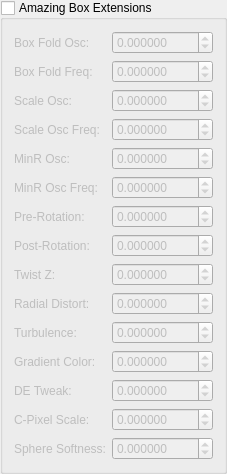
   <widget class="MyGroupBox" name="groupCheck_abox_extensions">
    <property name="title">
     <string>Amazing Box Extensions</string>
    </property>
    <property name="checkable">
     <bool>true</bool>
    </property>
    <property name="checked">
     <bool>false</bool>
    </property>
    <layout class="QGridLayout">
     <item row="0" column="0">
      <widget class="QLabel">
       <property name="text"><string>Box Fold Osc:</string></property>
      </widget>
     </item>
     <item row="0" column="1">
      <widget class="MyDoubleSpinBox" name="spinboxd_transf_ab_box_fold_osc">
       <property name="decimals"><number>6</number></property>
       <property name="minimum"><double>-1000.000000</double></property>
       <property name="maximum"><double>1000.000000</double></property>
       <property name="singleStep"><double>0.1</double></property>
      </widget>
     </item>
     <item row="1" column="0">
      <widget class="QLabel">
       <property name="text"><string>Box Fold Freq:</string></property>
      </widget>
     </item>
     <item row="1" column="1">
      <widget class="MyDoubleSpinBox" name="spinboxd_transf_ab_box_fold_osc_freq">
       <property name="decimals"><number>6</number></property>
       <property name="minimum"><double>-1000.000000</double></property>
       <property name="maximum"><double>1000.000000</double></property>
       <property name="singleStep"><double>0.1</double></property>
      </widget>
     </item>
     <item row="2" column="0">
      <widget class="QLabel">
       <property name="text"><string>Scale Osc:</string></property>
      </widget>
     </item>
     <item row="2" column="1">
      <widget class="MyDoubleSpinBox" name="spinboxd_transf_ab_scale_osc">
       <property name="decimals"><number>6</number></property>
       <property name="minimum"><double>-1000.000000</double></property>
       <property name="maximum"><double>1000.000000</double></property>
       <property name="singleStep"><double>0.1</double></property>
      </widget>
     </item>
     <item row="3" column="0">
      <widget class="QLabel">
       <property name="text"><string>Scale Osc Freq:</string></property>
      </widget>
     </item>
     <item row="3" column="1">
      <widget class="MyDoubleSpinBox" name="spinboxd_transf_ab_scale_osc_freq">
       <property name="decimals"><number>6</number></property>
       <property name="minimum"><double>-1000.000000</double></property>
       <property name="maximum"><double>1000.000000</double></property>
       <property name="singleStep"><double>0.1</double></property>
      </widget>
     </item>
     <item row="4" column="0">
      <widget class="QLabel">
       <property name="text"><string>MinR Osc:</string></property>
      </widget>
     </item>
     <item row="4" column="1">
      <widget class="MyDoubleSpinBox" name="spinboxd_transf_ab_min_r_osc">
       <property name="decimals"><number>6</number></property>
       <property name="minimum"><double>-1000.000000</double></property>
       <property name="maximum"><double>1000.000000</double></property>
       <property name="singleStep"><double>0.1</double></property>
      </widget>
     </item>
     <item row="5" column="0">
      <widget class="QLabel">
       <property name="text"><string>MinR Osc Freq:</string></property>
      </widget>
     </item>
     <item row="5" column="1">
      <widget class="MyDoubleSpinBox" name="spinboxd_transf_ab_min_r_osc_freq">
       <property name="decimals"><number>6</number></property>
       <property name="minimum"><double>-1000.000000</double></property>
       <property name="maximum"><double>1000.000000</double></property>
       <property name="singleStep"><double>0.1</double></property>
      </widget>
     </item>
     <item row="6" column="0">
      <widget class="QLabel">
       <property name="text"><string>Pre-Rotation:</string></property>
      </widget>
     </item>
     <item row="6" column="1">
      <widget class="MyDoubleSpinBox" name="spinboxd_transf_ab_pre_rot_angle">
       <property name="decimals"><number>6</number></property>
       <property name="minimum"><double>-1000.000000</double></property>
       <property name="maximum"><double>1000.000000</double></property>
       <property name="singleStep"><double>0.1</double></property>
      </widget>
     </item>
     <item row="7" column="0">
      <widget class="QLabel">
       <property name="text"><string>Post-Rotation:</string></property>
      </widget>
     </item>
     <item row="7" column="1">
      <widget class="MyDoubleSpinBox" name="spinboxd_transf_ab_post_rot_angle">
       <property name="decimals"><number>6</number></property>
       <property name="minimum"><double>-1000.000000</double></property>
       <property name="maximum"><double>1000.000000</double></property>
       <property name="singleStep"><double>0.1</double></property>
      </widget>
     </item>
     <item row="8" column="0">
      <widget class="QLabel">
       <property name="text"><string>Twist Z:</string></property>
      </widget>
     </item>
     <item row="8" column="1">
      <widget class="MyDoubleSpinBox" name="spinboxd_transf_ab_twist_z">
       <property name="decimals"><number>6</number></property>
       <property name="minimum"><double>-1000.000000</double></property>
       <property name="maximum"><double>1000.000000</double></property>
       <property name="singleStep"><double>0.1</double></property>
      </widget>
     </item>
     <item row="9" column="0">
      <widget class="QLabel">
       <property name="text"><string>Radial Distort:</string></property>
      </widget>
     </item>
     <item row="9" column="1">
      <widget class="MyDoubleSpinBox" name="spinboxd_transf_ab_radial_distort">
       <property name="decimals"><number>6</number></property>
       <property name="minimum"><double>-1000.000000</double></property>
       <property name="maximum"><double>1000.000000</double></property>
       <property name="singleStep"><double>0.1</double></property>
      </widget>
     </item>
     <item row="10" column="0">
      <widget class="QLabel">
       <property name="text"><string>Turbulence:</string></property>
      </widget>
     </item>
     <item row="10" column="1">
      <widget class="MyDoubleSpinBox" name="spinboxd_transf_ab_turbulence">
       <property name="decimals"><number>6</number></property>
       <property name="minimum"><double>-1000.000000</double></property>
       <property name="maximum"><double>1000.000000</double></property>
       <property name="singleStep"><double>0.1</double></property>
      </widget>
     </item>
     <item row="11" column="0">
      <widget class="QLabel">
       <property name="text"><string>Gradient Color:</string></property>
      </widget>
     </item>
     <item row="11" column="1">
      <widget class="MyDoubleSpinBox" name="spinboxd_transf_ab_gradient_color">
       <property name="decimals"><number>6</number></property>
       <property name="minimum"><double>-1000.000000</double></property>
       <property name="maximum"><double>1000.000000</double></property>
       <property name="singleStep"><double>0.1</double></property>
      </widget>
     </item>
     <item row="12" column="0">
      <widget class="QLabel">
       <property name="text"><string>DE Tweak:</string></property>
      </widget>
     </item>
     <item row="12" column="1">
      <widget class="MyDoubleSpinBox" name="spinboxd_transf_ab_de_tweak">
       <property name="decimals"><number>6</number></property>
       <property name="minimum"><double>-1000.000000</double></property>
       <property name="maximum"><double>1000.000000</double></property>
       <property name="singleStep"><double>0.1</double></property>
      </widget>
     </item>
     <item row="13" column="0">
      <widget class="QLabel">
       <property name="text"><string>C-Pixel Scale:</string></property>
      </widget>
     </item>
     <item row="13" column="1">
      <widget class="MyDoubleSpinBox" name="spinboxd_transf_ab_cpixel_scale">
       <property name="decimals"><number>6</number></property>
       <property name="minimum"><double>-1000.000000</double></property>
       <property name="maximum"><double>1000.000000</double></property>
       <property name="singleStep"><double>0.1</double></property>
      </widget>
     </item>
     <item row="14" column="0">
      <widget class="QLabel">
       <property name="text"><string>Sphere Softness:</string></property>
      </widget>
     </item>
     <item row="14" column="1">
      <widget class="MyDoubleSpinBox" name="spinboxd_transf_ab_sphere_softness">
       <property name="decimals"><number>6</number></property>
       <property name="minimum"><double>-1000.000000</double></property>
       <property name="maximum"><double>1000.000000</double></property>
       <property name="singleStep"><double>0.1</double></property>
      </widget>
     </item>
    </layout>
   </widget>
